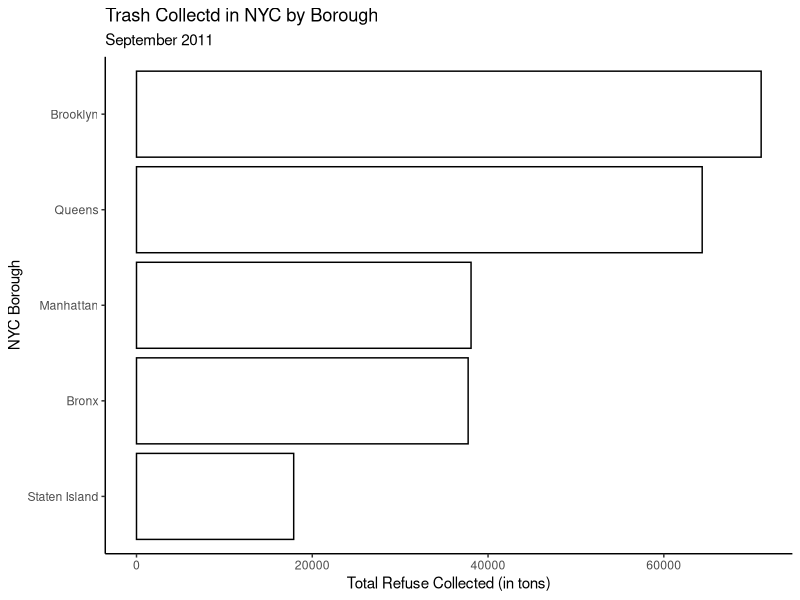
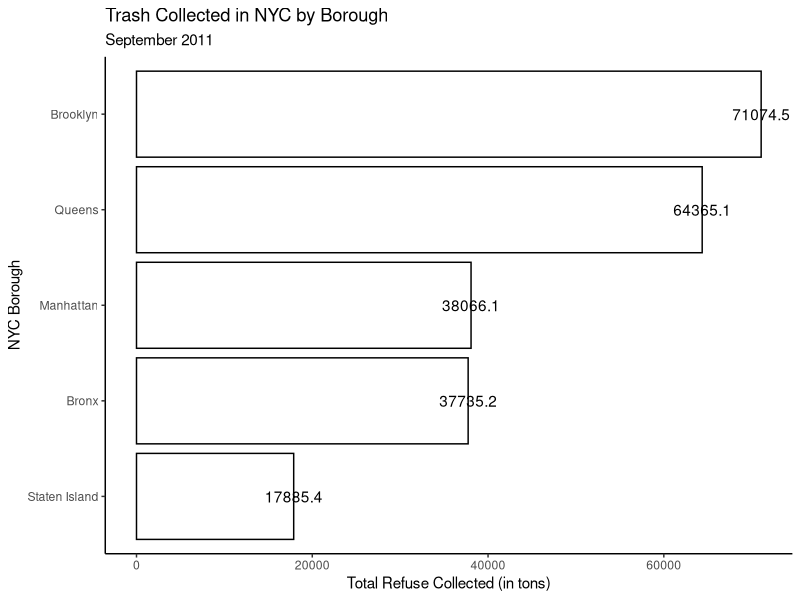
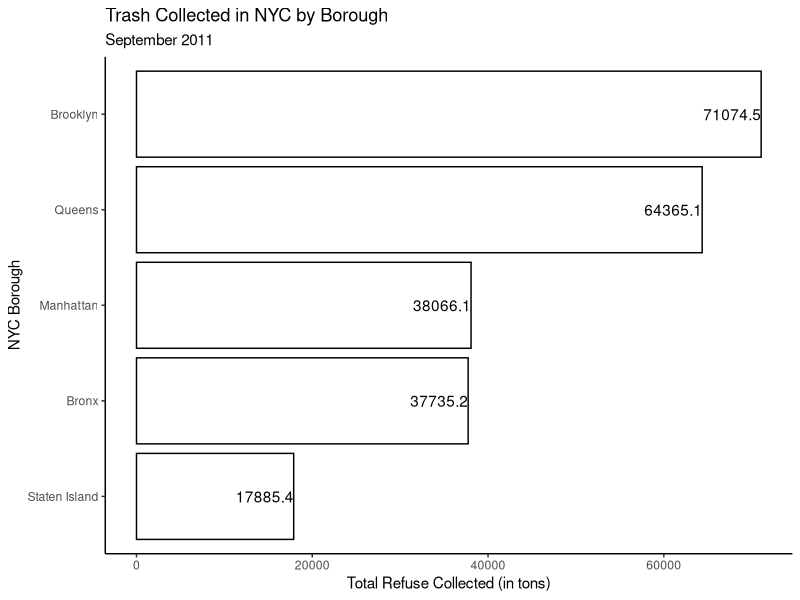
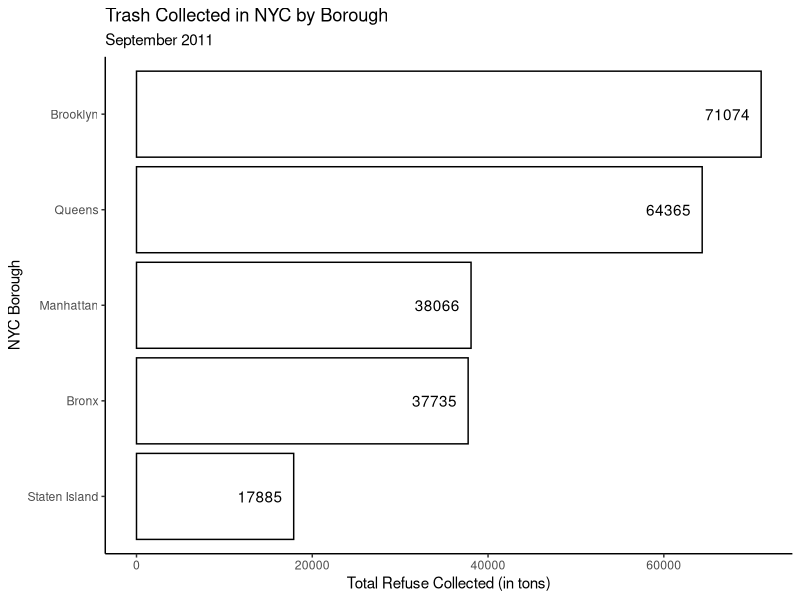
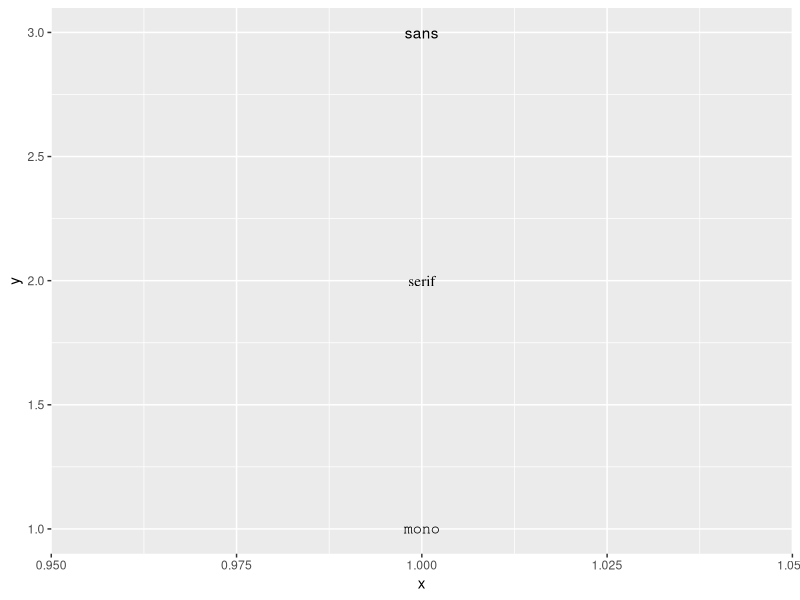
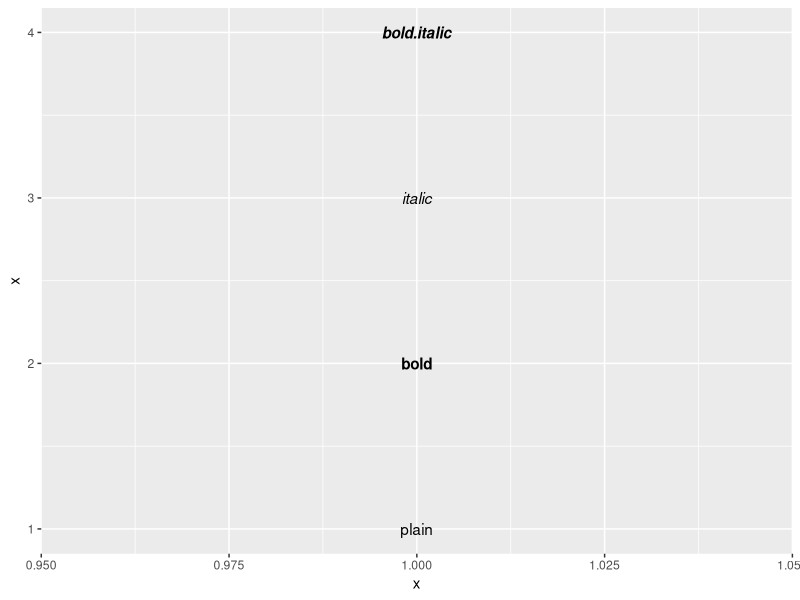
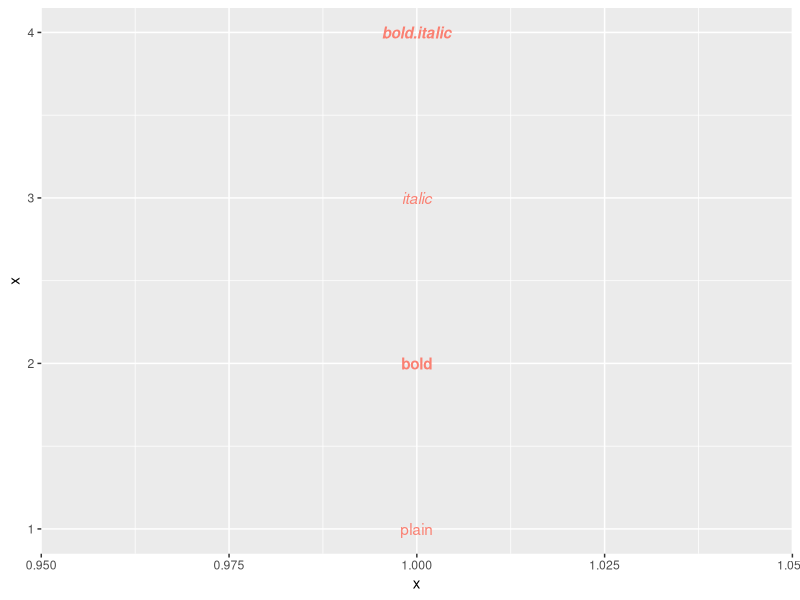
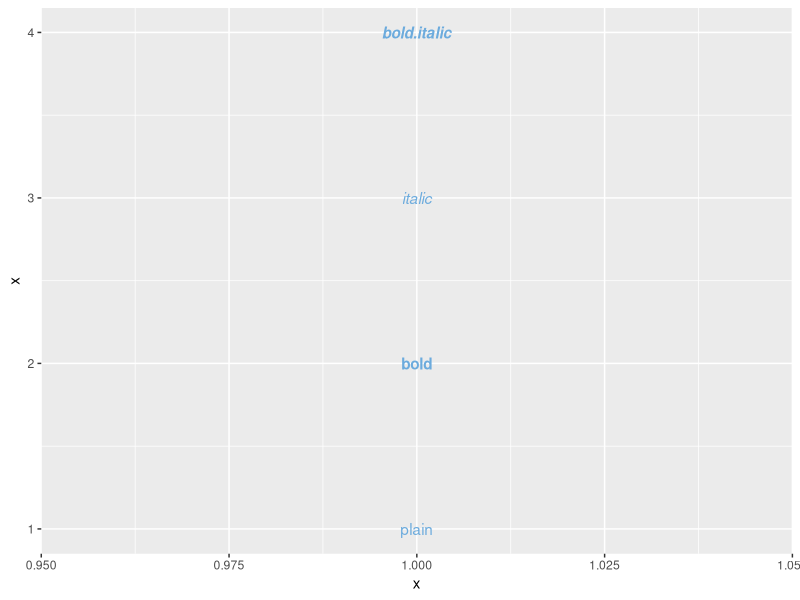

R code for these plots, in order:
## ---- chunk 1
library(tidyverse)
library(readxl)
## To answer this question, let's first read in the data ##
nyc <- read_xlsx("Communicating How Much/NYC Trash Data.xlsx")
## Subset to September 2011 ##
nyc_sept11 <- nyc |>
  filter(MONTH == 9 & YEAR == 2011)
## Sum up REFUSETONSCOLLECTED variable by Borough ##
trash_tot <- nyc_sept11 |>
  group_by(BOROUGH) |>
  summarize(Sum_Trash = sum(REFUSETONSCOLLECTED))
trash_tot |>
  ggplot(aes(x=Sum_Trash,y=reorder(BOROUGH,Sum_Trash))) +
  geom_bar(stat='identity',color='black',fill='white') +
  labs(y = "NYC Borough",
       x = "Total Refuse Collected (in tons)",
       title = "Trash Collectd in NYC by Borough",
       subtitle = "September 2011") +
  theme_classic()
## ---- chunk 2
trash_tot |>
  ggplot(aes(x=Sum_Trash,y=reorder(BOROUGH,Sum_Trash))) +
  geom_bar(stat='identity',color='black',fill='white') +
  geom_text(aes(label=Sum_Trash)) +
  labs(y = "NYC Borough",
       x = "Total Refuse Collected (in tons)",
       title = "Trash Collected in NYC by Borough",
       subtitle = "September 2011") +
  theme_classic()
## ---- chunk 3
trash_tot |>
  ggplot(aes(x=Sum_Trash,y=reorder(BOROUGH,Sum_Trash))) +
  geom_bar(stat='identity',color='black',fill='white') +
  geom_text(aes(label=Sum_Trash),hjust = 1) +
  labs(y = "NYC Borough",
       x = "Total Refuse Collected (in tons)",
       title = "Trash Collected in NYC by Borough",
       subtitle = "September 2011") +
  theme_classic()
## ---- chunk 4
trash_tot |>
  ggplot(aes(x=Sum_Trash,y=reorder(BOROUGH,Sum_Trash))) +
  geom_bar(stat='identity',color='black',fill='white') +
  geom_text(aes(label=round(Sum_Trash)),hjust=1.25) +
  labs(y = "NYC Borough",
       x = "Total Refuse Collected (in tons)",
       title = "Trash Collected in NYC by Borough",
       subtitle = "September 2011") +
  theme_classic()
## ---- chunk 5
df <- data.frame(x = 1, y = 3:1, family = c("sans", "serif", "mono"))
df |>
  ggplot(aes(x, y)) + 
  geom_text(aes(label = family, family = family))
## ---- chunk 6
df <- data.frame(x = 1:4, fontface = c("plain", "bold", "italic", "bold.italic"))
df |>
  ggplot(aes(1, x)) + 
  geom_text(aes(label = fontface, fontface = fontface))
## ---- chunk 7
## Salmon Font ##
df |>
  ggplot(aes(1, x)) + 
  geom_text(aes(label = fontface, fontface = fontface),
            color='salmon')
## ---- chunk 8
## Manchester City Light Blue ##
df |>
  ggplot(aes(1, x)) + 
  geom_text(aes(label = fontface, fontface = fontface),
            color = "#6CABDD")
## ---- chunk 9
trash_tot |>
  ggplot(aes(x=Sum_Trash,y=reorder(BOROUGH,Sum_Trash))) +
  geom_bar(stat='identity',color='black',fill='white') +
  geom_text(aes(label=round(Sum_Trash)),family='serif',
            fontface='bold.italic',color='#CE1141',hjust=1.25) +
  labs(y = "NYC Borough",
       x = "Total Refuse Collected (in tons)",
       title = "Trash Collected in NYC by Borough",
       subtitle = "September 2011") +
  theme_classic()
## ---- chunk 10
trash_tot |>
  ggplot(aes(x=Sum_Trash,y=reorder(BOROUGH,Sum_Trash))) +
  geom_bar(stat='identity',color='black',fill='white') +
  geom_text(aes(label=round(Sum_Trash)),family='serif',
            fontface='bold.italic',color='#CE1141',hjust=-0.25) +
  labs(y = "NYC Borough",
       x = "Total Refuse Collected (in tons)",
       title = "Trash Collected in NYC by Borough",
       subtitle = "September 2011") +
  theme_classic()
## ---- chunk 11
trash_tot |>
  ggplot(aes(x=Sum_Trash,y=reorder(BOROUGH,Sum_Trash))) +
  geom_bar(stat='identity',color='black',fill='white') +
  geom_text(aes(label=round(Sum_Trash)),family='serif',
            fontface='bold.italic',color='#CE1141',hjust=-0.25) +
  labs(y = "NYC Borough",
       x = "Total Refuse Collected (in tons)",
       title = "Trash Collected in NYC by Borough",
       subtitle = "September 2011") +
  theme_classic() +
  scale_x_continuous(limits = c(0,75000))
## ---- chunk 12
trash_tot |>
  ggplot(aes(x=Sum_Trash,y=reorder(BOROUGH,Sum_Trash))) +
  geom_bar(stat='identity',color='black',fill='white') +
  geom_text(aes(label=round(Sum_Trash)),family='serif',
            fontface='bold.italic',color='#CE1141',hjust=-0.25) +
  labs(y = "NYC Borough",
       x = "Total Refuse Collected (in tons)",
       title = "Trash Collected in NYC by Borough",
       subtitle = "September 2011") +
  theme_classic() +
  scale_x_continuous(limits = c(0,75000),
                     breaks = seq(0,80000,by=10000))
## ---- chunk 13
trash_tot |>
  ggplot(aes(x=Sum_Trash,y=reorder(BOROUGH,Sum_Trash))) +
  geom_bar(stat='identity',color='black',fill='white') +
  geom_text(aes(label=round(Sum_Trash)),family='serif',
            fontface='bold.italic',color='#CE1141',hjust=-0.25) +
  labs(y = "NYC Borough",
       x = "Total Refuse Collected (in tons)",
       title = "Trash Collected in NYC by Borough",
       subtitle = "September 2011") +
  theme_classic() +
  scale_x_continuous(limits = c(0,75000),
                     breaks = seq(0,80000,by=10000),
                     labels = scales::label_number(suffix = "K",
                                                   scale = 1e-3))
## ---- chunk 14
trash_tot |>
  ggplot(aes(x=Sum_Trash,y=reorder(BOROUGH,Sum_Trash))) +
  geom_bar(stat='identity',color='black',fill='white') +
  geom_text(aes(label=round(Sum_Trash)),family='serif',
            fontface='bold.italic',color='#CE1141',hjust=-0.25) +
  labs(y = "NYC Borough",
       x = "Total Refuse Collected (in tons)",
       title = "Trash Collected in NYC by Borough",
       subtitle = "September 2011") +
  theme_classic() +
  theme(axis.text.x = element_text(family = 'serif',
                                   face = 'bold.italic',
                                   color = '#CE1141'),
        axis.title.x = element_text(family = 'serif',
                                    face = 'bold.italic',
                                    color = '#CE1141'),
        axis.text.y = element_text(family = 'serif',
                                   face = 'bold.italic',
                                   color = '#CE1141'),
        axis.title.y = element_text(family = 'serif',
                                    face = 'bold.italic',
                                    color = '#CE1141')) +
  scale_x_continuous(limits = c(0,75000),
                     breaks = seq(0,80000,by=10000),
                     labels = scales::label_number(suffix = "K",
                                                   scale = 1e-3))
## ---- chunk 15
trash_tot |>
  ggplot(aes(x=Sum_Trash,y=reorder(BOROUGH,Sum_Trash),fill=BOROUGH)) +
  geom_bar(stat='identity',color='black') +
  geom_text(aes(label=round(Sum_Trash)),family='serif',
            fontface='bold.italic',color='#CE1141',hjust=-0.25) +
  labs(y = "NYC Borough",
       x = "Total Refuse Collected (in tons)",
       title = "Trash Collected in NYC by Borough",
       subtitle = "September 2011") +
  theme_classic() +
  theme(axis.text.x = element_text(family = 'serif',
                                   face = 'bold.italic'),
        axis.title.x = element_text(family = 'serif',
                                    face = 'bold.italic'),
        axis.text.y = element_text(family = 'serif',
                                   face = 'bold.italic'),
        axis.title.y = element_text(family = 'serif',
                                    face = 'bold.italic')) +
  scale_x_continuous(limits = c(0,80000),
                     breaks = seq(0,80000,by=10000),
                     labels = scales::label_number(suffix = "K",
                                                   scale = 1e-3))
## ---- chunk 16
trash_tot |>
  ggplot(aes(x=Sum_Trash,y=reorder(BOROUGH,Sum_Trash),fill=BOROUGH)) +
  geom_bar(stat='identity',color='black') +
  geom_text(aes(label=round(Sum_Trash)),family='serif',
            fontface='bold.italic',color='#CE1141',hjust=-0.25) +
  labs(y = "NYC Borough",
       x = "Total Refuse Collected (in tons)",
       title = "Trash Collected in NYC by Borough",
       subtitle = "September 2011") +
  theme_classic() +
  theme(axis.text.x = element_text(family = 'serif',
                                   face = 'bold.italic'),
        axis.title.x = element_text(family = 'serif',
                                    face = 'bold.italic'),
        axis.text.y = element_blank(),
        axis.title.y = element_text(family = 'serif',
                                    face = 'bold.italic'),
        axis.ticks.y = element_blank()) +
  scale_x_continuous(limits = c(0,80000),
                     breaks = seq(0,80000,by=10000),
                     labels = scales::label_number(suffix = "K",
                                                   scale = 1e-3))
## ---- chunk 17
trash_tot |>
  ggplot(aes(x=Sum_Trash,y=reorder(BOROUGH,Sum_Trash),fill=BOROUGH)) +
  geom_bar(stat='identity',color='black') +
  geom_text(aes(label=round(Sum_Trash)),family='serif',
            fontface='bold.italic',color='#CE1141',hjust=-0.25) +
  labs(y = "NYC Borough",
       x = "Total Refuse Collected (in tons)",
       title = "Trash Collected in NYC by Borough",
       subtitle = "September 2011",
       fill = "Borough") +
  theme_classic() +
  theme(axis.text.x = element_text(family = 'serif',
                                   face = 'bold.italic'),
        axis.title.x = element_text(family = 'serif',
                                    face = 'bold.italic'),
        axis.text.y = element_blank(),
        axis.title.y = element_text(family = 'serif',
                                    face = 'bold.italic'),
        axis.ticks.y = element_blank()) +
  scale_x_continuous(limits = c(0,80000),
                     breaks = seq(0,80000,by=10000),
                     labels = scales::label_number(suffix = "K",
                                                   scale = 1e-3))
## ---- chunk 18
## Top ##

trash_tot |>
  ggplot(aes(x=Sum_Trash,y=reorder(BOROUGH,Sum_Trash),fill=BOROUGH)) +
  geom_bar(stat='identity',color='black') +
  geom_text(aes(label=round(Sum_Trash)),family='serif',
            fontface='bold.italic',color='#CE1141',hjust=-0.25) +
  labs(y = "NYC Borough",
       x = "Total Refuse Collected (in tons)",
       title = "Trash Collected in NYC by Borough",
       subtitle = "September 2011",
       fill = "Borough") +
  theme_classic() +
  theme(axis.text.x = element_text(family = 'serif',
                                   face = 'bold.italic'),
        axis.title.x = element_text(family = 'serif',
                                    face = 'bold.italic'),
        axis.text.y = element_blank(),
        axis.title.y = element_text(family = 'serif',
                                    face = 'bold.italic'),
        axis.ticks.y = element_blank(),
        legend.position = "top") +
  scale_x_continuous(limits = c(0,80000),
                     breaks = seq(0,80000,by=10000),
                     labels = scales::label_number(suffix = "K",
                                                   scale = 1e-3))
## Bottom ##

trash_tot |>
  ggplot(aes(x=Sum_Trash,y=reorder(BOROUGH,Sum_Trash),fill=BOROUGH)) +
  geom_bar(stat='identity',color='black') +
  geom_text(aes(label=round(Sum_Trash)),family='serif',
            fontface='bold.italic',color='#CE1141',hjust=-0.25) +
  labs(y = "NYC Borough",
       x = "Total Refuse Collected (in tons)",
       title = "Trash Collected in NYC by Borough",
       subtitle = "September 2011",
       fill = "Borough") +
  theme_classic() +
  theme(axis.text.x = element_text(family = 'serif',
                                   face = 'bold.italic'),
        axis.title.x = element_text(family = 'serif',
                                    face = 'bold.italic'),
        axis.text.y = element_blank(),
        axis.title.y = element_text(family = 'serif',
                                    face = 'bold.italic'),
        axis.ticks.y = element_blank(),
        legend.position = "bottom") +
  scale_x_continuous(limits = c(0,80000),
                     breaks = seq(0,80000,by=10000),
                     labels = scales::label_number(suffix = "K",
                                                   scale = 1e-3))
